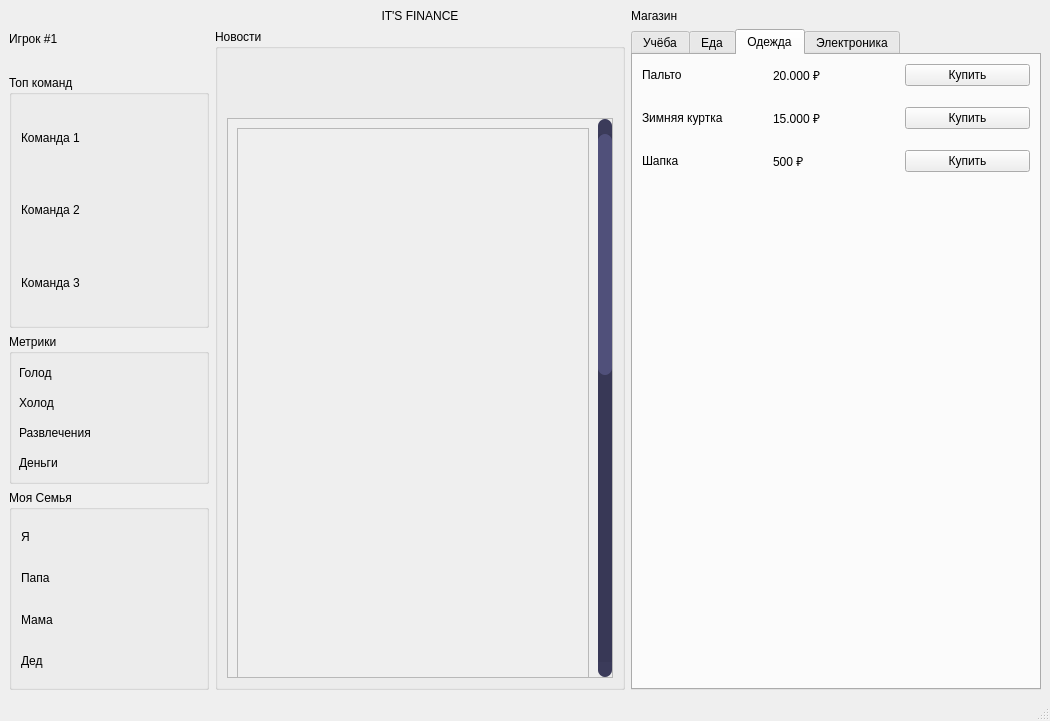
<?xml version="1.0" encoding="UTF-8"?>
<ui version="4.0">
 <class>MainWindow</class>
 <widget class="QMainWindow" name="MainWindow">
  <property name="geometry">
   <rect>
    <x>0</x>
    <y>0</y>
    <width>1050</width>
    <height>721</height>
   </rect>
  </property>
  <property name="minimumSize">
   <size>
    <width>1050</width>
    <height>650</height>
   </size>
  </property>
  <property name="maximumSize">
   <size>
    <width>1200</width>
    <height>16777215</height>
   </size>
  </property>
  <property name="windowTitle">
   <string>MainWindow</string>
  </property>
  <property name="styleSheet">
   <string notr="true">
/*Vertical Scroll*/
QScrollBar:vertical{
	boder: none;
	background-color: rgb(79, 171, 234);
	width: 14px;
	margin: 15px 0 15px 0;
	boder-radius: 0px;
}
/*Hanle Bar Vertical*/
QScrollBar::handle:vertical{
	background-color: rgb(80, 80, 122);
	min-height: 30px;
	border-radius: 7px;
}
QScrollBar::handle:vertical:hover{
background-color: rgb(255, 0, 127);
}
QScrollBar::handle:vertical:pressed{
background-color: rgb(185, 0, 92);
}
/*BTN TOP Scrollbar*/
QScrollBar::sub-line:vertical{
border:none;
background-color: rgb(59, 59, 90);
height:15 px;
border-top-left-radius: 7px;
border-top-right-radius: 7px;
subcontrol-position: top;
subcontrol-origin: margin;
}
QScrollBar::sub-line:vertical:hover{
background-color: rgb(255, 0, 127);
}
QScrollBar::sub-line:vertical:pressed{
background-color: rgb(185, 0, 92);
}
/*BTN bottom Scrollbar*/
QScrollBar::add-line:vertical{
border:none;
background-color: rgb(59, 59, 90);
height:15 px;
border-bottom-left-radius: 7px;
border-bottom-right-radius: 7px;
subcontrol-position: bottom;
subcontrol-origin: margin;
}
QScrollBar::add-line:vertical:hover{
background-color: rgb(255, 0, 127);
}
QScrollBar::add-line:vertical:pressed{
background-color: rgb(185, 0, 92);
}
/*Resset arrow*/
QScrollBar::up-arrow:vertical,QScrollBar::down-arrow:vertical{
background:none;
}
QScrollBar::add-page:vertical,QScrollBar::sub-page:vertical{
background:none;
}
QScrollBar:vertical{
border:none;
background:rgb(56,56,86);
}





</string>
  </property>
  <widget class="QWidget" name="centralwidget">
   <layout class="QGridLayout" name="gridLayout_6">
    <item row="0" column="0">
     <layout class="QVBoxLayout" name="verticalLayout_7">
      <item>
       <layout class="QGridLayout" name="gridLayout_5">
        <item row="2" column="0">
         <widget class="QGroupBox" name="groupBox_3">
          <property name="minimumSize">
           <size>
            <width>200</width>
            <height>200</height>
           </size>
          </property>
          <property name="maximumSize">
           <size>
            <width>200</width>
            <height>200</height>
           </size>
          </property>
          <property name="title">
           <string>Моя Семья</string>
          </property>
          <layout class="QVBoxLayout" name="verticalLayout_2">
           <item>
            <widget class="QLabel" name="label_32">
             <property name="text">
              <string>Я</string>
             </property>
            </widget>
           </item>
           <item>
            <widget class="QLabel" name="label_34">
             <property name="text">
              <string>Папа</string>
             </property>
            </widget>
           </item>
           <item>
            <widget class="QLabel" name="label_33">
             <property name="text">
              <string>Мама</string>
             </property>
            </widget>
           </item>
           <item>
            <widget class="QLabel" name="label_35">
             <property name="text">
              <string>Дед</string>
             </property>
            </widget>
           </item>
          </layout>
         </widget>
        </item>
        <item row="0" column="0">
         <layout class="QVBoxLayout" name="verticalLayout_4">
          <item>
           <widget class="QLabel" name="label_5">
            <property name="maximumSize">
             <size>
              <width>16777215</width>
              <height>60</height>
             </size>
            </property>
            <property name="text">
             <string>Игрок #1</string>
            </property>
           </widget>
          </item>
          <item>
           <widget class="QGroupBox" name="groupBox_4">
            <property name="title">
             <string>Топ команд</string>
            </property>
            <layout class="QGridLayout" name="gridLayout_7">
             <item row="0" column="0">
              <widget class="QLabel" name="label_37">
               <property name="text">
                <string>Команда 1</string>
               </property>
              </widget>
             </item>
             <item row="1" column="0">
              <widget class="QLabel" name="label">
               <property name="text">
                <string>Команда 2</string>
               </property>
              </widget>
             </item>
             <item row="2" column="0">
              <widget class="QLabel" name="label_38">
               <property name="text">
                <string>Команда 3</string>
               </property>
              </widget>
             </item>
            </layout>
           </widget>
          </item>
         </layout>
        </item>
        <item row="1" column="0">
         <widget class="QGroupBox" name="groupBox">
          <property name="minimumSize">
           <size>
            <width>200</width>
            <height>150</height>
           </size>
          </property>
          <property name="maximumSize">
           <size>
            <width>200</width>
            <height>150</height>
           </size>
          </property>
          <property name="title">
           <string>Метрики</string>
          </property>
          <widget class="QLabel" name="label_2">
           <property name="geometry">
            <rect>
             <x>10</x>
             <y>30</y>
             <width>67</width>
             <height>17</height>
            </rect>
           </property>
           <property name="text">
            <string>Голод</string>
           </property>
          </widget>
          <widget class="QLabel" name="label_3">
           <property name="geometry">
            <rect>
             <x>10</x>
             <y>60</y>
             <width>67</width>
             <height>17</height>
            </rect>
           </property>
           <property name="text">
            <string>Холод</string>
           </property>
          </widget>
          <widget class="QLabel" name="label_4">
           <property name="geometry">
            <rect>
             <x>10</x>
             <y>90</y>
             <width>91</width>
             <height>17</height>
            </rect>
           </property>
           <property name="text">
            <string>Развлечения</string>
           </property>
          </widget>
          <widget class="QLabel" name="label_36">
           <property name="geometry">
            <rect>
             <x>10</x>
             <y>120</y>
             <width>67</width>
             <height>17</height>
            </rect>
           </property>
           <property name="text">
            <string>Деньги</string>
           </property>
          </widget>
         </widget>
        </item>
       </layout>
      </item>
     </layout>
    </item>
    <item row="0" column="1">
     <layout class="QVBoxLayout" name="verticalLayout_6">
      <item>
       <widget class="QLabel" name="label_6">
        <property name="layoutDirection">
         <enum>Qt::LeftToRight</enum>
        </property>
        <property name="text">
         <string>IT'S FINANCE</string>
        </property>
        <property name="alignment">
         <set>Qt::AlignCenter</set>
        </property>
       </widget>
      </item>
      <item>
       <widget class="QGroupBox" name="groupBox_2">
        <property name="minimumSize">
         <size>
          <width>300</width>
          <height>0</height>
         </size>
        </property>
        <property name="title">
         <string>Новости</string>
        </property>
        <layout class="QVBoxLayout" name="verticalLayout">
         <item>
          <spacer name="verticalSpacer_2">
           <property name="orientation">
            <enum>Qt::Vertical</enum>
           </property>
           <property name="sizeType">
            <enum>QSizePolicy::Fixed</enum>
           </property>
           <property name="sizeHint" stdset="0">
            <size>
             <width>20</width>
             <height>60</height>
            </size>
           </property>
          </spacer>
         </item>
         <item>
          <widget class="QScrollArea" name="scrollArea">
           <property name="widgetResizable">
            <bool>true</bool>
           </property>
           <widget class="QWidget" name="scrollAreaWidgetContents">
            <property name="geometry">
             <rect>
              <x>0</x>
              <y>0</y>
              <width>366</width>
              <height>1218</height>
             </rect>
            </property>
            <property name="minimumSize">
             <size>
              <width>300</width>
              <height>0</height>
             </size>
            </property>
            <layout class="QVBoxLayout" name="verticalLayout_3">
             <item>
              <widget class="QFrame" name="frame">
               <property name="minimumSize">
                <size>
                 <width>0</width>
                 <height>1200</height>
                </size>
               </property>
               <property name="frameShape">
                <enum>QFrame::StyledPanel</enum>
               </property>
               <property name="frameShadow">
                <enum>QFrame::Raised</enum>
               </property>
              </widget>
             </item>
            </layout>
           </widget>
          </widget>
         </item>
        </layout>
       </widget>
      </item>
     </layout>
    </item>
    <item row="0" column="2">
     <layout class="QVBoxLayout" name="verticalLayout_5">
      <item>
       <widget class="QLabel" name="label_8">
        <property name="text">
         <string>Магазин</string>
        </property>
       </widget>
      </item>
      <item>
       <widget class="QTabWidget" name="tabWidget">
        <property name="minimumSize">
         <size>
          <width>350</width>
          <height>350</height>
         </size>
        </property>
        <property name="currentIndex">
         <number>2</number>
        </property>
        <widget class="QWidget" name="tab">
         <attribute name="title">
          <string>Учёба</string>
         </attribute>
         <layout class="QGridLayout" name="gridLayout_4">
          <item row="4" column="0">
           <widget class="QLabel" name="label_19">
            <property name="text">
             <string>ГДЗ</string>
            </property>
           </widget>
          </item>
          <item row="0" column="0">
           <widget class="QLabel" name="label_17">
            <property name="text">
             <string>Книга</string>
            </property>
           </widget>
          </item>
          <item row="3" column="1">
           <spacer name="verticalSpacer_4">
            <property name="orientation">
             <enum>Qt::Vertical</enum>
            </property>
            <property name="sizeType">
             <enum>QSizePolicy::Fixed</enum>
            </property>
            <property name="sizeHint" stdset="0">
             <size>
              <width>20</width>
              <height>15</height>
             </size>
            </property>
           </spacer>
          </item>
          <item row="0" column="2">
           <widget class="QPushButton" name="pushButton_10">
            <property name="text">
             <string>Купить</string>
            </property>
           </widget>
          </item>
          <item row="4" column="2">
           <widget class="QPushButton" name="pushButton_12">
            <property name="text">
             <string>Купить</string>
            </property>
           </widget>
          </item>
          <item row="2" column="1">
           <widget class="QLabel" name="label_30">
            <property name="text">
             <string>50.000 ₽</string>
            </property>
           </widget>
          </item>
          <item row="5" column="1">
           <spacer name="verticalSpacer_3">
            <property name="orientation">
             <enum>Qt::Vertical</enum>
            </property>
            <property name="sizeHint" stdset="0">
             <size>
              <width>20</width>
              <height>40</height>
             </size>
            </property>
           </spacer>
          </item>
          <item row="2" column="0">
           <widget class="QLabel" name="label_18">
            <property name="text">
             <string>Курсы</string>
            </property>
           </widget>
          </item>
          <item row="0" column="1">
           <widget class="QLabel" name="label_29">
            <property name="text">
             <string>200 ₽</string>
            </property>
           </widget>
          </item>
          <item row="2" column="2">
           <widget class="QPushButton" name="pushButton_11">
            <property name="text">
             <string>Купить</string>
            </property>
           </widget>
          </item>
          <item row="4" column="1">
           <widget class="QLabel" name="label_31">
            <property name="text">
             <string>3.500 ₽</string>
            </property>
           </widget>
          </item>
          <item row="1" column="1">
           <spacer name="verticalSpacer_5">
            <property name="orientation">
             <enum>Qt::Vertical</enum>
            </property>
            <property name="sizeType">
             <enum>QSizePolicy::Fixed</enum>
            </property>
            <property name="sizeHint" stdset="0">
             <size>
              <width>20</width>
              <height>15</height>
             </size>
            </property>
           </spacer>
          </item>
         </layout>
        </widget>
        <widget class="QWidget" name="tab_2">
         <property name="focusPolicy">
          <enum>Qt::WheelFocus</enum>
         </property>
         <attribute name="title">
          <string>Еда</string>
         </attribute>
         <layout class="QGridLayout" name="gridLayout_3">
          <item row="2" column="0">
           <widget class="QLabel" name="label_15">
            <property name="text">
             <string>Энергетик</string>
            </property>
           </widget>
          </item>
          <item row="2" column="2">
           <widget class="QPushButton" name="pushButton_8">
            <property name="text">
             <string>Купить</string>
            </property>
           </widget>
          </item>
          <item row="4" column="2">
           <widget class="QPushButton" name="pushButton_9">
            <property name="text">
             <string>Купить</string>
            </property>
           </widget>
          </item>
          <item row="2" column="1">
           <widget class="QLabel" name="label_27">
            <property name="text">
             <string>80 ₽</string>
            </property>
           </widget>
          </item>
          <item row="3" column="1">
           <spacer name="verticalSpacer_7">
            <property name="orientation">
             <enum>Qt::Vertical</enum>
            </property>
            <property name="sizeType">
             <enum>QSizePolicy::Minimum</enum>
            </property>
            <property name="sizeHint" stdset="0">
             <size>
              <width>20</width>
              <height>15</height>
             </size>
            </property>
           </spacer>
          </item>
          <item row="4" column="0">
           <widget class="QLabel" name="label_16">
            <property name="text">
             <string>Овощи</string>
            </property>
           </widget>
          </item>
          <item row="0" column="0">
           <widget class="QLabel" name="label_14">
            <property name="text">
             <string>Чипсы</string>
            </property>
           </widget>
          </item>
          <item row="4" column="1">
           <widget class="QLabel" name="label_28">
            <property name="text">
             <string>100 ₽</string>
            </property>
           </widget>
          </item>
          <item row="0" column="2">
           <widget class="QPushButton" name="pushButton_7">
            <property name="text">
             <string>Купить</string>
            </property>
           </widget>
          </item>
          <item row="0" column="1">
           <widget class="QLabel" name="label_26">
            <property name="text">
             <string>65 ₽</string>
            </property>
           </widget>
          </item>
          <item row="5" column="1">
           <spacer name="verticalSpacer_6">
            <property name="orientation">
             <enum>Qt::Vertical</enum>
            </property>
            <property name="sizeHint" stdset="0">
             <size>
              <width>20</width>
              <height>40</height>
             </size>
            </property>
           </spacer>
          </item>
          <item row="1" column="1">
           <spacer name="verticalSpacer_8">
            <property name="orientation">
             <enum>Qt::Vertical</enum>
            </property>
            <property name="sizeType">
             <enum>QSizePolicy::Fixed</enum>
            </property>
            <property name="sizeHint" stdset="0">
             <size>
              <width>20</width>
              <height>15</height>
             </size>
            </property>
           </spacer>
          </item>
         </layout>
        </widget>
        <widget class="QWidget" name="tab_3">
         <attribute name="title">
          <string>Одежда</string>
         </attribute>
         <layout class="QGridLayout" name="gridLayout_2">
          <item row="4" column="1">
           <widget class="QLabel" name="label_25">
            <property name="text">
             <string>500 ₽</string>
            </property>
           </widget>
          </item>
          <item row="4" column="2">
           <widget class="QPushButton" name="pushButton_6">
            <property name="text">
             <string>Купить</string>
            </property>
           </widget>
          </item>
          <item row="3" column="1">
           <spacer name="verticalSpacer_10">
            <property name="orientation">
             <enum>Qt::Vertical</enum>
            </property>
            <property name="sizeType">
             <enum>QSizePolicy::Fixed</enum>
            </property>
            <property name="sizeHint" stdset="0">
             <size>
              <width>20</width>
              <height>15</height>
             </size>
            </property>
           </spacer>
          </item>
          <item row="0" column="1">
           <widget class="QLabel" name="label_23">
            <property name="text">
             <string>20.000 ₽</string>
            </property>
           </widget>
          </item>
          <item row="4" column="0">
           <widget class="QLabel" name="label_13">
            <property name="text">
             <string>Шапка</string>
            </property>
           </widget>
          </item>
          <item row="2" column="0">
           <widget class="QLabel" name="label_12">
            <property name="text">
             <string>Зимняя куртка</string>
            </property>
           </widget>
          </item>
          <item row="0" column="0">
           <widget class="QLabel" name="label_11">
            <property name="text">
             <string>Пальто</string>
            </property>
           </widget>
          </item>
          <item row="2" column="1">
           <widget class="QLabel" name="label_24">
            <property name="text">
             <string>15.000 ₽</string>
            </property>
           </widget>
          </item>
          <item row="0" column="2">
           <widget class="QPushButton" name="pushButton_4">
            <property name="text">
             <string>Купить</string>
            </property>
           </widget>
          </item>
          <item row="2" column="2">
           <widget class="QPushButton" name="pushButton_5">
            <property name="text">
             <string>Купить</string>
            </property>
           </widget>
          </item>
          <item row="6" column="1">
           <spacer name="verticalSpacer_9">
            <property name="orientation">
             <enum>Qt::Vertical</enum>
            </property>
            <property name="sizeHint" stdset="0">
             <size>
              <width>20</width>
              <height>40</height>
             </size>
            </property>
           </spacer>
          </item>
          <item row="1" column="1">
           <spacer name="verticalSpacer_11">
            <property name="orientation">
             <enum>Qt::Vertical</enum>
            </property>
            <property name="sizeType">
             <enum>QSizePolicy::Fixed</enum>
            </property>
            <property name="sizeHint" stdset="0">
             <size>
              <width>20</width>
              <height>15</height>
             </size>
            </property>
           </spacer>
          </item>
         </layout>
        </widget>
        <widget class="QWidget" name="tab_4">
         <attribute name="title">
          <string>Электроника</string>
         </attribute>
         <layout class="QGridLayout" name="gridLayout">
          <item row="1" column="1">
           <spacer name="verticalSpacer_14">
            <property name="orientation">
             <enum>Qt::Vertical</enum>
            </property>
            <property name="sizeType">
             <enum>QSizePolicy::Fixed</enum>
            </property>
            <property name="sizeHint" stdset="0">
             <size>
              <width>20</width>
              <height>15</height>
             </size>
            </property>
           </spacer>
          </item>
          <item row="5" column="1">
           <widget class="QLabel" name="label_22">
            <property name="text">
             <string>1.000 ₽</string>
            </property>
           </widget>
          </item>
          <item row="2" column="0">
           <widget class="QLabel" name="label_7">
            <property name="text">
             <string>Телефон</string>
            </property>
           </widget>
          </item>
          <item row="5" column="2">
           <widget class="QPushButton" name="pushButton_3">
            <property name="text">
             <string>Купить</string>
            </property>
           </widget>
          </item>
          <item row="2" column="1">
           <widget class="QLabel" name="label_21">
            <property name="text">
             <string>10.000 ₽</string>
            </property>
           </widget>
          </item>
          <item row="6" column="1">
           <spacer name="verticalSpacer_12">
            <property name="orientation">
             <enum>Qt::Vertical</enum>
            </property>
            <property name="sizeHint" stdset="0">
             <size>
              <width>20</width>
              <height>40</height>
             </size>
            </property>
           </spacer>
          </item>
          <item row="5" column="0">
           <widget class="QLabel" name="label_10">
            <property name="text">
             <string>Мышка</string>
            </property>
           </widget>
          </item>
          <item row="0" column="1">
           <widget class="QLabel" name="label_20">
            <property name="text">
             <string>50.000 ₽</string>
            </property>
           </widget>
          </item>
          <item row="0" column="2">
           <widget class="QPushButton" name="pushButton">
            <property name="text">
             <string>Купить</string>
            </property>
           </widget>
          </item>
          <item row="2" column="2">
           <widget class="QPushButton" name="pushButton_2">
            <property name="text">
             <string>Купить</string>
            </property>
           </widget>
          </item>
          <item row="0" column="0">
           <widget class="QLabel" name="label_9">
            <property name="text">
             <string>Ноутбук</string>
            </property>
           </widget>
          </item>
          <item row="3" column="1">
           <spacer name="verticalSpacer_13">
            <property name="orientation">
             <enum>Qt::Vertical</enum>
            </property>
            <property name="sizeType">
             <enum>QSizePolicy::Fixed</enum>
            </property>
            <property name="sizeHint" stdset="0">
             <size>
              <width>20</width>
              <height>15</height>
             </size>
            </property>
           </spacer>
          </item>
         </layout>
        </widget>
       </widget>
      </item>
     </layout>
    </item>
   </layout>
  </widget>
  <widget class="QMenuBar" name="menubar">
   <property name="geometry">
    <rect>
     <x>0</x>
     <y>0</y>
     <width>1050</width>
     <height>22</height>
    </rect>
   </property>
  </widget>
  <widget class="QStatusBar" name="statusbar"/>
 </widget>
 <resources/>
 <connections>
  <connection>
   <sender>pushButton</sender>
   <signal>clicked()</signal>
   <receiver>MainWindow</receiver>
   <slot>change_metrics()</slot>
   <hints>
    <hint type="sourcelabel">
     <x>927</x>
     <y>93</y>
    </hint>
    <hint type="destinationlabel">
     <x>546</x>
     <y>85</y>
    </hint>
   </hints>
  </connection>
  <connection>
   <sender>pushButton_10</sender>
   <signal>clicked()</signal>
   <receiver>MainWindow</receiver>
   <slot>change_metrics()</slot>
   <hints>
    <hint type="sourcelabel">
     <x>927</x>
     <y>93</y>
    </hint>
    <hint type="destinationlabel">
     <x>603</x>
     <y>53</y>
    </hint>
   </hints>
  </connection>
  <connection>
   <sender>pushButton_2</sender>
   <signal>clicked()</signal>
   <receiver>MainWindow</receiver>
   <slot>change_metrics()</slot>
   <hints>
    <hint type="sourcelabel">
     <x>950</x>
     <y>163</y>
    </hint>
    <hint type="destinationlabel">
     <x>629</x>
     <y>163</y>
    </hint>
   </hints>
  </connection>
  <connection>
   <sender>pushButton_3</sender>
   <signal>clicked()</signal>
   <receiver>MainWindow</receiver>
   <slot>change_metrics()</slot>
   <hints>
    <hint type="sourcelabel">
     <x>956</x>
     <y>218</y>
    </hint>
    <hint type="destinationlabel">
     <x>627</x>
     <y>232</y>
    </hint>
   </hints>
  </connection>
  <connection>
   <sender>pushButton_4</sender>
   <signal>clicked()</signal>
   <receiver>MainWindow</receiver>
   <slot>change_metrics()</slot>
   <hints>
    <hint type="sourcelabel">
     <x>940</x>
     <y>107</y>
    </hint>
    <hint type="destinationlabel">
     <x>602</x>
     <y>26</y>
    </hint>
   </hints>
  </connection>
 </connections>
 <slots>
  <slot>change_metrics()</slot>
 </slots>
</ui>
